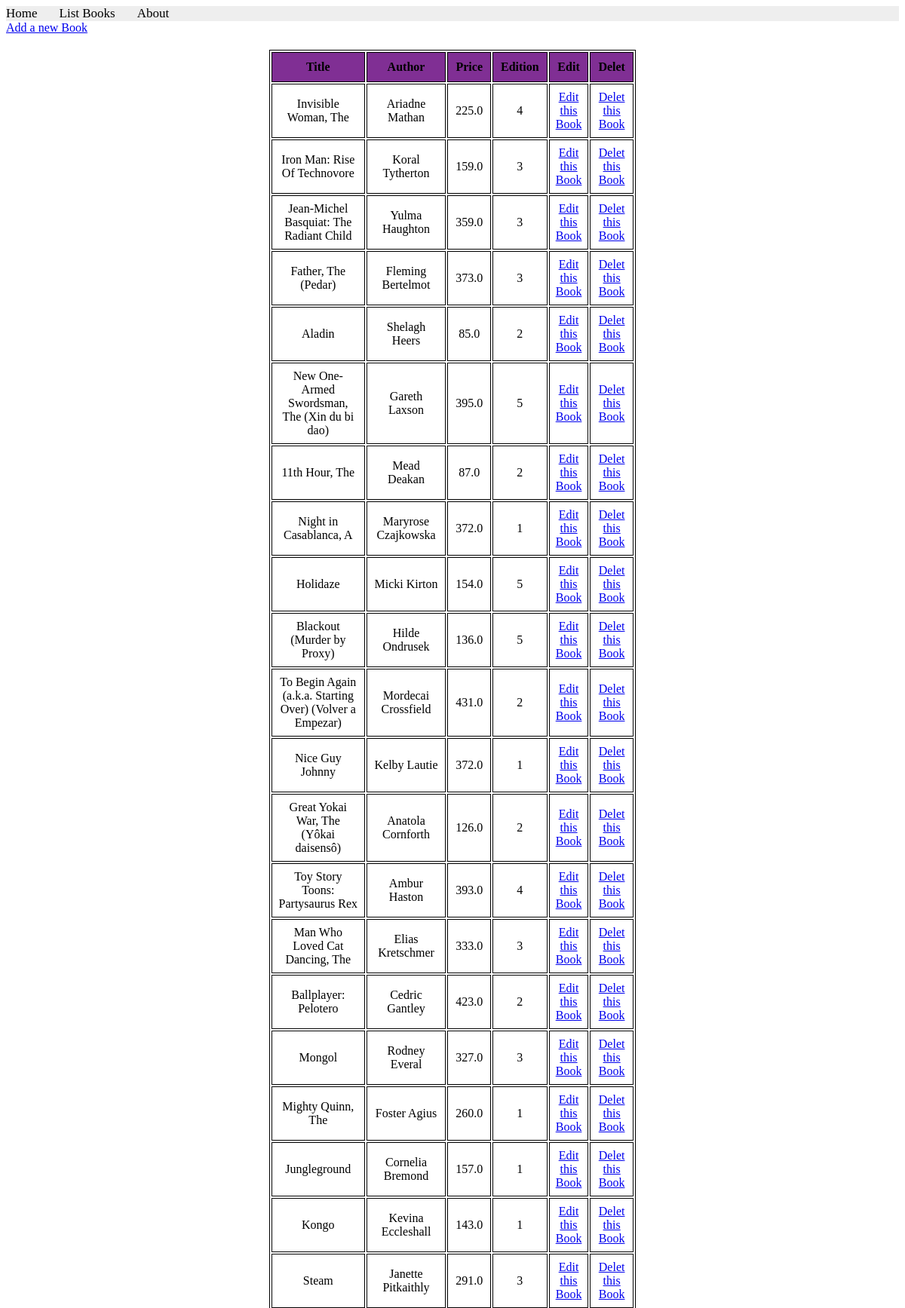
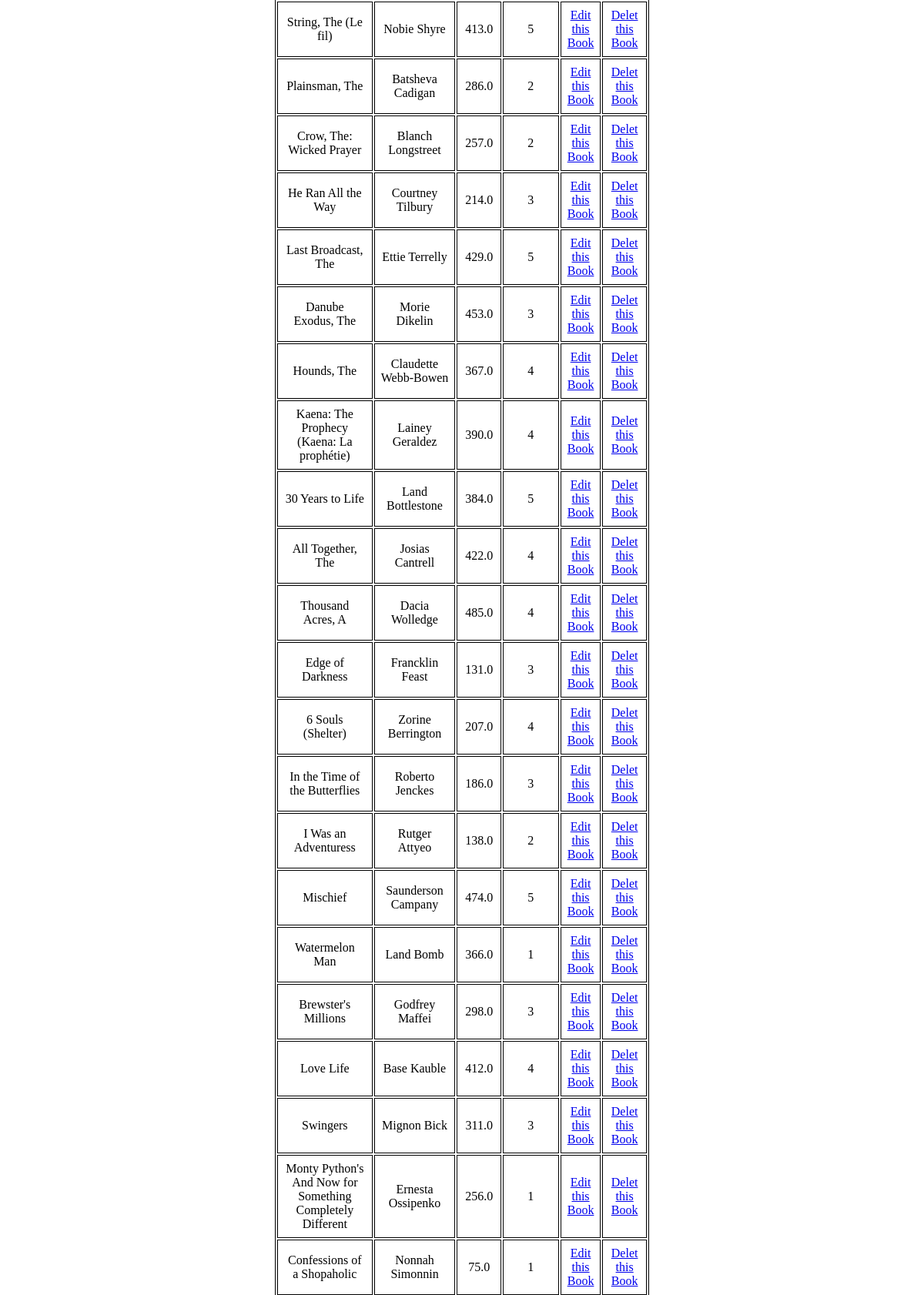
Page /books/lab9_part1/listbooks (upper part) on the committed database (2 pictures, top to bottom).
### apps/bookmodule/models.py (models this page shows)
class Book(models.Model):
    title = models.CharField(max_length = 50)
    author = models.CharField(max_length = 50)
    price = models.FloatField(default = 0.0)
    edition = models.SmallIntegerField(default = 1)

### apps/bookmodule/views.py (the view)
# urls.py: path('lab9_part1/listbooks', views.listbooks, name="list_books"),
def listbooks(request):
    books=Book.objects.all()
    return render(request, 'bookmodule/listbooks.html', {'books':books})

### apps/templates/bookmodule/listbooks.html (shortened to what this page needs)
{% extends "layouts/base.html" %}
{% load static %}
{% block content %}
<a href="{% url 'add_book' %}">Add a new Book</a>
<br/>
<table>
    <tr>
        <th>Title</th>
        <th>Author</th>
        <th>Price</th>
        <th>Edition</th>
        <th>Edit</th>
        <th>Delet</th>
    </tr>
    {% for book in books %}
    <tr>
        <td>{{book.title }}</td>
        <td>{{book.author }}</td>
        <td>{{book.price }}</td>
        <td>{{book.edition }}</td>
        <td><a href="{% url 'edit_book' book.id%}">Edit this Book</a></td>
        <td><a href="{% url 'delet_book' book.id%}">Delet this Book</a></td>
    </tr>
    {% endfor %}
</table>
{% endblock content %}

### apps/templates/bookmodule/listbooks.html (style rules this page uses)
table { width: 20%; margin: 20px auto; font-size: 1em; font-family: Times New Roman; text-align: center; }
table, th, td { border: 1px solid black; }
th { background-color: rgb(128, 47, 148); padding: 10px; font-weight: bold; }
td { padding: 8px; }

### rows in the picture
Book: title "Invisible Woman, The", author "Ariadne Mathan", price "225.0", edition "4"
Book: title "Iron Man: Rise Of Technovore", author "Koral Tytherton", price "159.0", edition "3"
Book: title "Jean-Michel Basquiat: The Radiant Child", author "Yulma Haughton", price "359.0", edition "3"
Book: title "Father, The (Pedar)", author "Fleming Bertelmot", price "373.0", edition "3"
Book: title "Aladin", author "Shelagh Heers", price "85.0", edition "2"
Book: title "New One-Armed Swordsman, The (Xin du bi dao)", author "Gareth Laxson", price "395.0", edition "5"
Book: title "11th Hour, The", author "Mead Deakan", price "87.0", edition "2"
Book: title "Night in Casablanca, A", author "Maryrose Czajkowska", price "372.0", edition "1"
Book: title "Holidaze", author "Micki Kirton", price "154.0", edition "5"
Book: title "Blackout (Murder by Proxy)", author "Hilde Ondrusek", price "136.0", edition "5"
Book: title "To Begin Again (a.k.a. Starting Over) (Volver a Empezar)", author "Mordecai Crossfield", price "431.0", edition "2"
Book: title "Nice Guy Johnny", author "Kelby Lautie", price "372.0", edition "1"
Book: title "Great Yokai War, The (Yôkai daisensô)", author "Anatola Cornforth", price "126.0", edition "2"
Book: title "Toy Story Toons: Partysaurus Rex", author "Ambur Haston", price "393.0", edition "4"
Book: title "Man Who Loved Cat Dancing, The", author "Elias Kretschmer", price "333.0", edition "3"
Book: title "Ballplayer: Pelotero", author "Cedric Gantley", price "423.0", edition "2"
Book: title "Mongol", author "Rodney Everal", price "327.0", edition "3"
Book: title "Mighty Quinn, The", author "Foster Agius", price "260.0", edition "1"
Book: title "Jungleground", author "Cornelia Bremond", price "157.0", edition "1"
Book: title "Kongo", author "Kevina Eccleshall", price "143.0", edition "1"
Book: title "Steam", author "Janette Pitkaithly", price "291.0", edition "3"
Book: title "String, The (Le fil)", author "Nobie Shyre", price "413.0", edition "5"
Book: title "Plainsman, The", author "Batsheva Cadigan", price "286.0", edition "2"
Book: title "Crow, The: Wicked Prayer", author "Blanch Longstreet", price "257.0", edition "2"
Book: title "He Ran All the Way", author "Courtney Tilbury", price "214.0", edition "3"
Book: title "Last Broadcast, The", author "Ettie Terrelly", price "429.0", edition "5"
Book: title "Danube Exodus, The", author "Morie Dikelin", price "453.0", edition "3"
Book: title "Hounds, The", author "Claudette Webb-Bowen", price "367.0", edition "4"
Book: title "Kaena: The Prophecy (Kaena: La prophétie)", author "Lainey Geraldez", price "390.0", edition "4"
Book: title "30 Years to Life", author "Land Bottlestone", price "384.0", edition "5"
Book: title "All Together, The", author "Josias Cantrell", price "422.0", edition "4"
Book: title "Thousand Acres, A", author "Dacia Wolledge", price "485.0", edition "4"
Book: title "Edge of Darkness", author "Francklin Feast", price "131.0", edition "3"
Book: title "6 Souls (Shelter)", author "Zorine Berrington", price "207.0", edition "4"
Book: title "In the Time of the Butterflies", author "Roberto Jenckes", price "186.0", edition "3"
Book: title "I Was an Adventuress", author "Rutger Attyeo", price "138.0", edition "2"
Book: title "Mischief", author "Saunderson Campany", price "474.0", edition "5"
Book: title "Watermelon Man", author "Land Bomb", price "366.0", edition "1"
Book: title "Brewster's Millions", author "Godfrey Maffei", price "298.0", edition "3"
Book: title "Love Life", author "Base Kauble", price "412.0", edition "4"
Book: title "Swingers", author "Mignon Bick", price "311.0", edition "3"
Book: title "Monty Python's And Now for Something Completely Different", author "Ernesta Ossipenko", price "256.0", edition "1"
Book: title "Confessions of a Shopaholic", author "Nonnah Simonnin", price "75.0", edition "1"
